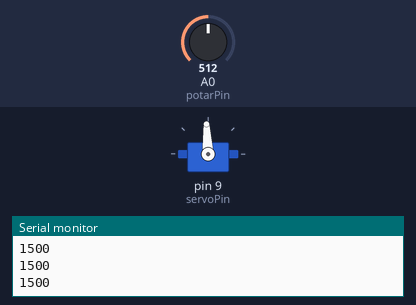
A sketch run on a simulated Arduino Uno, built with avr-gcc and run on an emulated ATmega328P. On the bench: servo, the last lines printed to the serial monitor. The inputs (shaded band) are chosen by the test bench; at power-on: A0 (potarPin) = 512.

Above: at 8.2 s.
8.3 s: A0 (potarPin) set to 716
At 8.7 s:
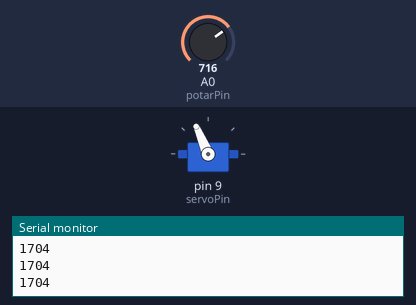
9.8 s: A0 (potarPin) set to 900
At 10.9 s:
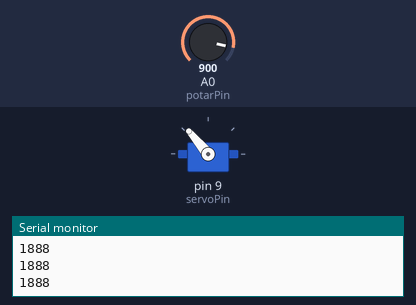
11.3 s: A0 (potarPin) set to 306
At 12.0 s:
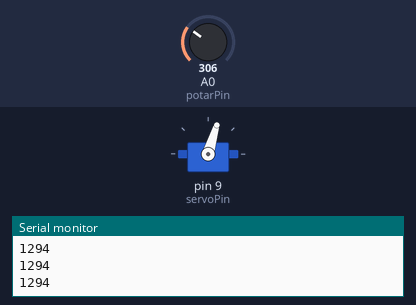
12.8 s: A0 (potarPin) set to 122
At 13.3 s:
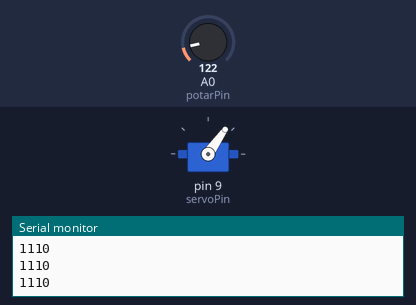
14.3 s: A0 (potarPin) set to 511
At 15.5 s:
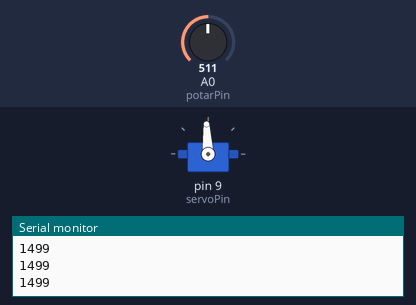
Timing chart, 0 to 16.8 s (numbered marks = the images above; inputs shaded):
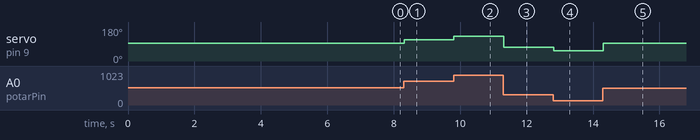

Measured:
- after the input at 8.3 s, servo on pin 9 (servoPin): 93° → 113° at once
- after the input at 9.8 s, servo on pin 9 (servoPin): 113° → 130° at once
- after the input at 11.3 s, servo on pin 9 (servoPin): 130° → 73° at once
- after the input at 12.8 s, servo on pin 9 (servoPin): 73° → 55° at once
- after the input at 14.3 s, servo on pin 9 (servoPin): 55° → 93° at once

The sketch:

Brushless_potar.ino
```cpp
#include <Servo.h>

byte servoPin = 9;
byte potarPin = A0;
Servo servo;

int potar_min = 0;
int potar_max = 1023;
int pwm_max = 1900;
int pwm_min = 1100;

int val_potar; // Set signal value, which should be between 1100 and 1900
int pwm_signal; // Set signal value, which should be between 1100 and 1900
int bias_pwm;   // Scale is supposed to be 1

void setup() {
  Serial.begin(9600);           //  setup serial
  bias_pwm = ((pwm_max+pwm_min)- (potar_max + potar_min))/2;

  servo.attach(servoPin);
  servo.writeMicroseconds(1500); // send "stop" signal to ESC.
  delay(7000); // delay to allow the ESC to recognize the stopped signal
}

void loop() {

  val_potar = analogRead(potarPin);  // read the input pin (0 to 1023)
  pwm_signal = max(min(val_potar+bias_pwm, pwm_max),pwm_min);

  //Serial.println(val_potar);          // debug value
  Serial.println(pwm_signal);          // debug value

  servo.writeMicroseconds(pwm_signal); // Send signal to ESC.
}
```
